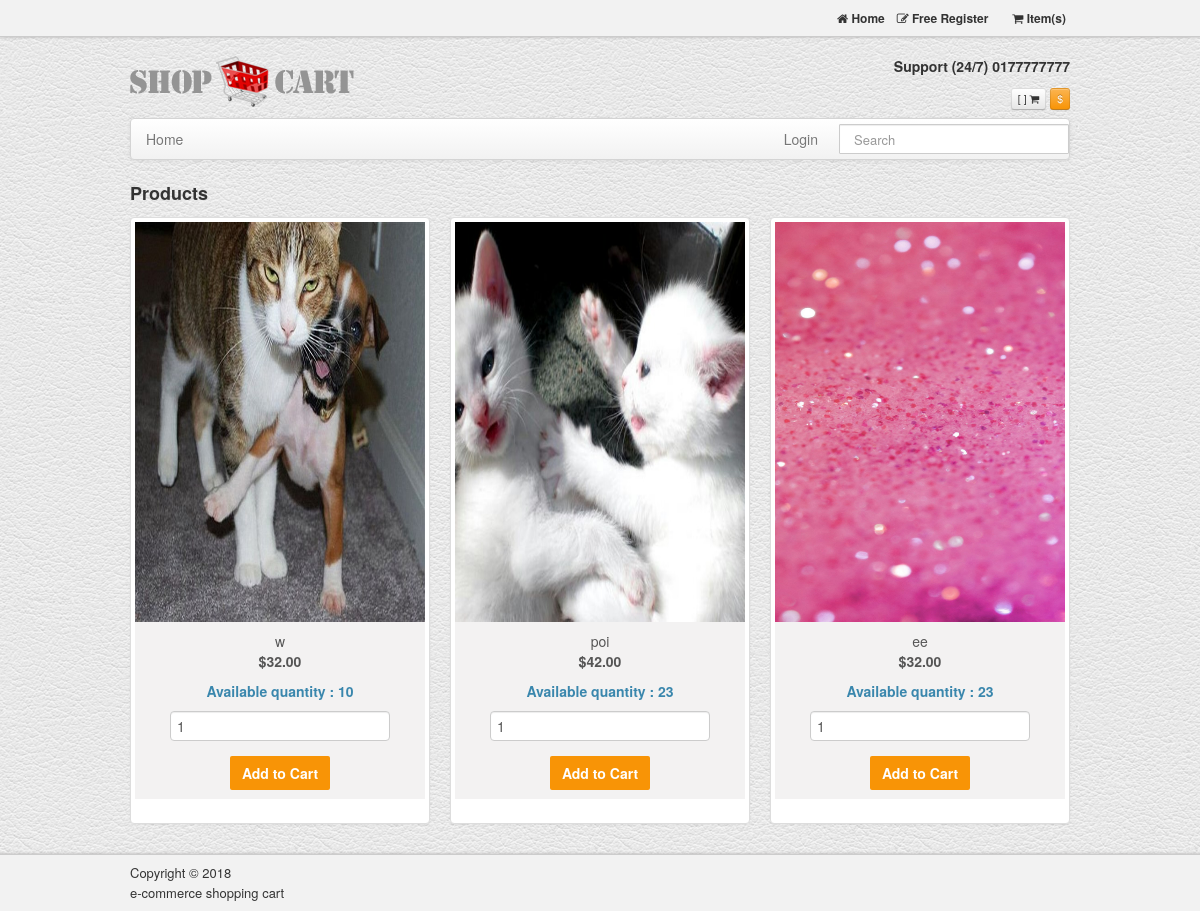
Before: / with the older database file.
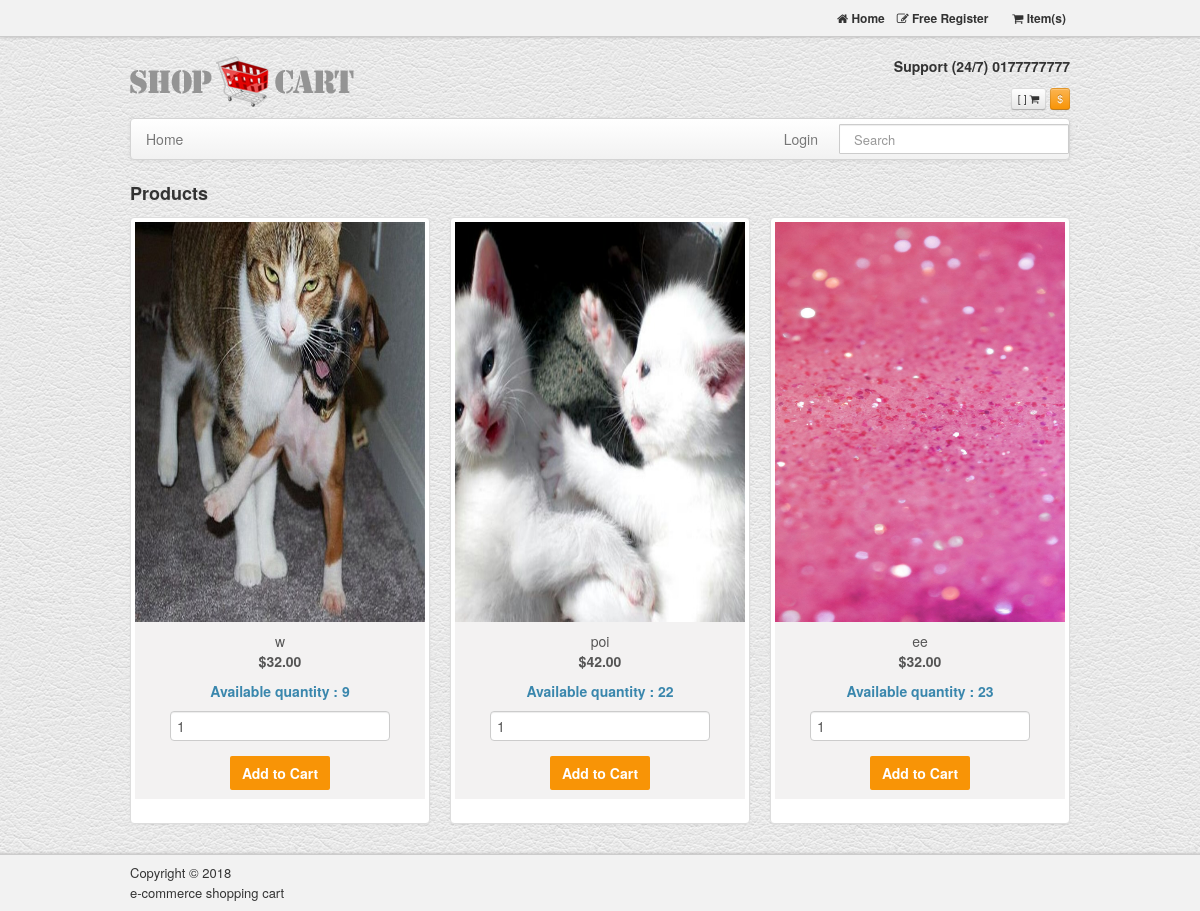
After: the same page with the newer database file.
### tables this page shows
CREATE TABLE `products` (
  `id` int(11) NOT NULL,
  `p_name` varchar(255) NOT NULL,
  `image` varchar(255) NOT NULL,
  `price` double(10,2) NOT NULL,
  `quantity` int(11) NOT NULL
);

### index.php (the view, shortened to what this page needs)
<?php
include('connection.php');
$query = "SELECT * FROM products ORDER BY id ASC";
$result = $connection->query($query);
?>
<!DOCTYPE html>
<html lang="en">
<head>
    <link href="assets/css/bootstrap.css" rel="stylesheet"/>
    <link href="assets/css/bootstrap.min.css" rel="stylesheet"/>
    <link href="assets/css/style.css" rel="stylesheet"/>
    <link href="assets/font-awesome/css/font-awesome.css" rel="stylesheet">
</head>
<body>
<div class="navbar navbar-inverse navbar-fixed-top">
    <div class="topNav">
        <div class="container">
            <div class="alignR">
                <a href="index.php"> <span class="icon-home"></span> Home</a>
                <a href="login.php"><span class="icon-edit"></span> Free Register </a>
                <a href="logout.php"><?php if (isset($_SESSION['user'])) echo "Logout"; ?></a>
                <a href="cart.php"><span class="icon-shopping-cart"></span> <?php if (isset($_SESSION["cart"]))
                        echo count($_SESSION["cart"]); ?> Item(s)</a>
            </div>
        </div>
    </div>
</div>
<div class="container">
    <header id="header">
        <div class="row">
            <div class="span4">
                <h1>
                    <a class="logo" href="index.php"><span>Online Shopping cart</span>
                        <img src="assets/img/logo-bootstrap-shoping-cart.png" alt="bootstrap sexy shop">
                    </a>
                </h1>
            </div>
            <div class="span8 alignR">
                <p><br> <strong> Support (24/7) 0177777777 </strong><br><br></p>
                <span class="btn btn-mini">[ <?php if (isset($_SESSION["cart"]))
                        echo count($_SESSION["cart"]); ?> ] <span class="icon-shopping-cart"></span></span>
                <span class="btn btn-warning btn-mini">$</span>
            </div>
        </div>
    </header>
    <div class="navbar">
        <div class="navbar-inner">
            <div class="container">
                <div class="nav-collapse">
                    <ul class="nav">
                        <li class=""><a href="index.php">Home </a></li>
                    </ul>
                    <form action="search.php" method="post" class="navbar-search pull-right">
                        <input type="text" name="search_name" placeholder="Search" class="search-query span2">
                    </form>
                    <ul class="nav pull-right">
                        <li class="dropdown">
                            <a href="login.php"> Login </a>
                        </li>
                    </ul>
                </div>
            </div>
        </div>
    </div>
    <h3>Products </h3>
    <ul class="thumbnails">
        <?php
        while ($row = $result->fetch_assoc()) {
            ?>
            <li class="span4">
                <div class="thumbnail">
                    <form method="post" action="shop.php?action=add&id=<?php echo $row["id"]; ?>">
                        <img style="width: 100%; height: 400px; background-repeat: no-repeat;" src="<?php echo $row["image"]; ?>" alt="" >
                        <div class="caption cntr">
                            <p><?php echo $row["p_name"]; ?></p>
                            <p><strong> $<?php echo $row["price"]; ?></strong></p>
                            <h5 class="text-info">Available quantity : <?php echo $row["quantity"]; ?></h5>
                            <input type="text" name="quantity" class="form-control" value="1">
                            <br class="clr">
                            <input type="submit" name="add" style="margin-top:5px;" class="shopBtn"
                                   value="Add to Cart">
                        </div>
                    </form>
                </div>
            </li>
            <?php
        }
        ?>
    </ul>
</div>
<div class="copyright">
    <div class="container">
        <span>Copyright &copy; 2018<br> e-commerce shopping cart</span>
    </div>
</div>
</body>
</html>

Changed rows visible on the page:
changed products (number 1 of 3 on the later page): quantity "10" → "9"
changed products "poi": quantity "23" → "22"
